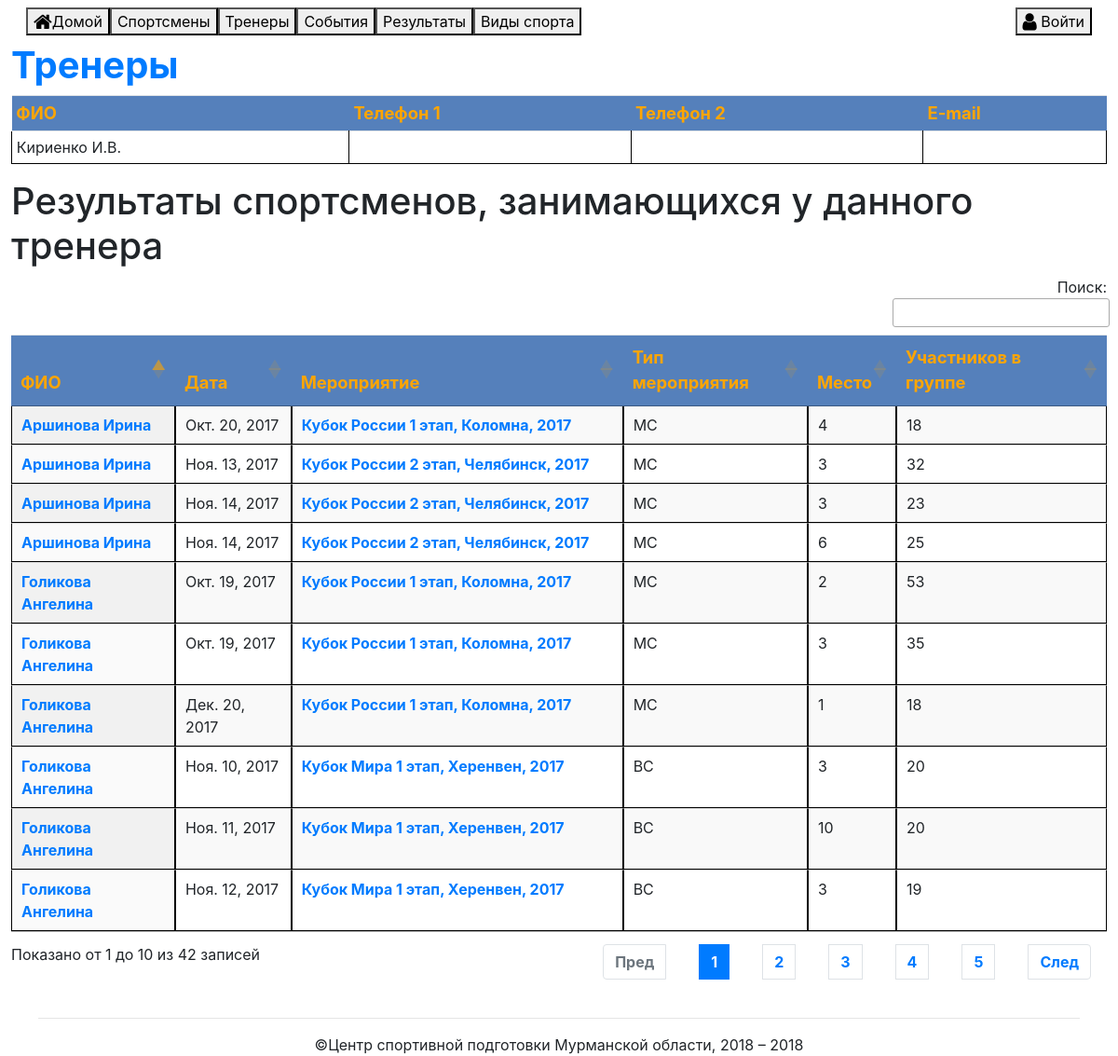
Page /trainer/376 on the earlier database version.
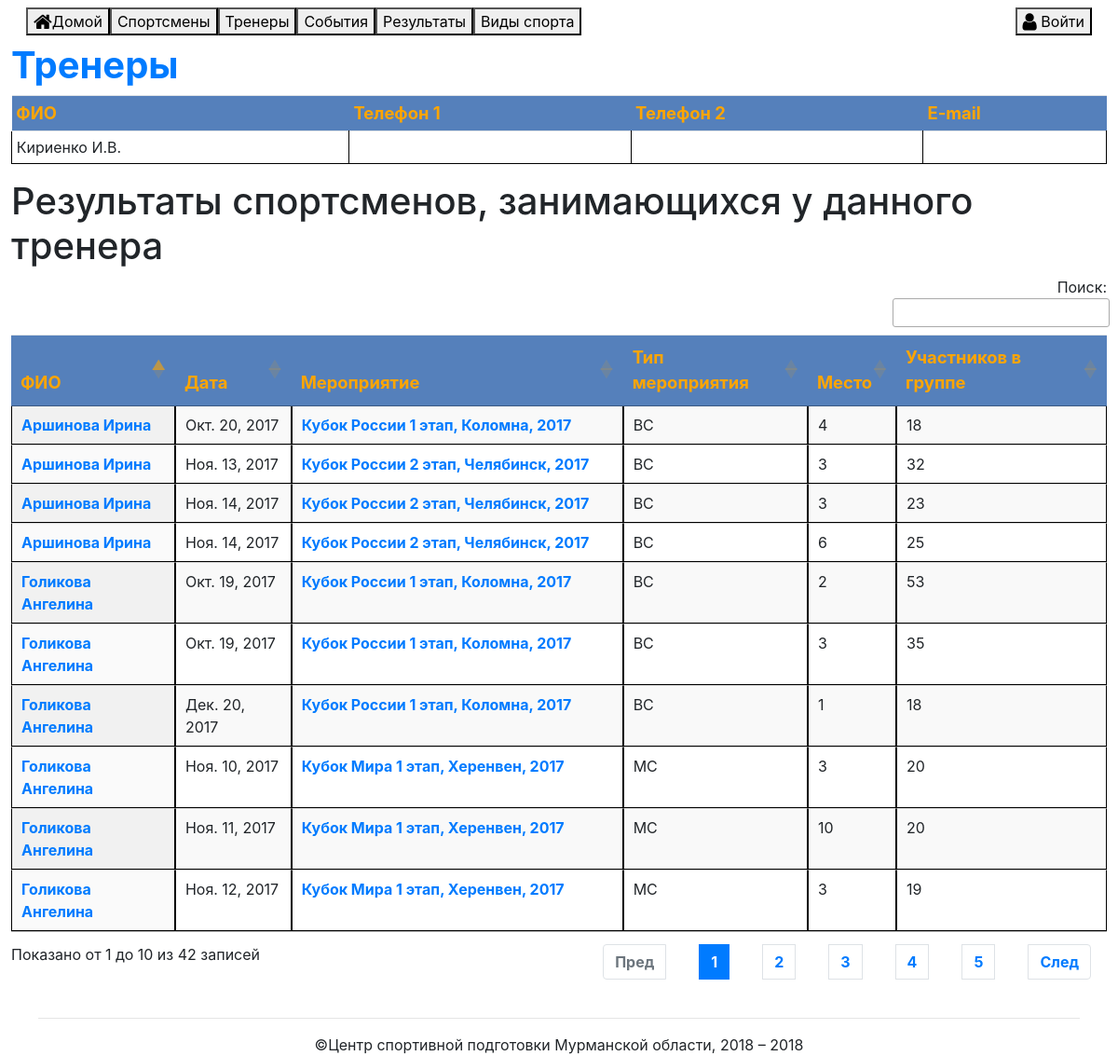
Same page on the later database version.
### sport_reserve/models.py (models this page shows, shortened)
class Trainer(Model):
    class Meta:
        verbose_name = "Тренер"
        verbose_name_plural = "Тренеры"
    FIO = CharField(verbose_name="Фамилия, Имя, Отчество", help_text="ФИО тренера", max_length=100)
    Phone1 = CharField(verbose_name="Рабочий телефон", blank=True, null=True, max_length=100)
    Phone2 = CharField(verbose_name="Мобильный телефон", blank=True, null=True, max_length=100)
    Email = CharField(verbose_name="e-mail", blank=True, null=True, max_length=100)

class Result(Model):
    class Meta:
        verbose_name = "Результат"
        verbose_name_plural = "Результаты"
    Event = ForeignKey(Event, verbose_name="Соревнование", related_name="Events",
                       on_delete=PROTECT)
    Sportsman = ForeignKey(Sportsman, verbose_name="Спортсмен", on_delete=PROTECT)
    Group = ForeignKey(Group, verbose_name="Группа", on_delete=PROTECT)
    Date = DateField(verbose_name="Дата результата")
    Place = IntegerField(verbose_name="Занятое место")
    PlaceComment = CharField(verbose_name="Занятое место (комментарии)", blank=True, null=True, max_length=100)
    Competitors = IntegerField(verbose_name="Количество участников")

class Sportsman(Model):
    class Meta:
        verbose_name = "Спортсмен"
        verbose_name_plural = "Спортсмены"
    FIO = CharField(verbose_name="Фамилия, Имя, Отчество", help_text="ФИО спортсмена", max_length=100)
    Photo = ImageField(upload_to=get_photo_path, verbose_name="Фото",
                       help_text="Фото спортсмена", null=True, blank=True)
    Birthday = DateField(verbose_name="День рождения", help_text="День рождения", null=True, blank=True)
    Sport = ForeignKey(Sport, verbose_name="Вид спорта", help_text="Вид спорта, которым занимается спортсмен",
                       on_delete=PROTECT, null=True)
    Degree = CharField(verbose_name="Разряд/звание", help_text="Разряд или звание, присвоенные спорстмену",
                       blank=True, null=True, max_length=100)
    AssignmentDate = DateField(verbose_name="Срок окончания трудового договора", blank=True, null=True)
    ParallelDate = DateField(verbose_name="Срок окончания параллельного зачета", blank=True, null=True)
    PersonalTrainer = ForeignKey(Trainer, verbose_name="Текущий тренер", on_delete=PROTECT, blank=True, null=True)
    Organisation = CharField(verbose_name="ФСО", help_text="Физкультурно-спортивная организация", blank=True, null=True,
                             max_length=100)

class Event(Model):
    class Meta:
        verbose_name = "Мерприятие"
        verbose_name_plural = "Мероприятия"
    Name = CharField(verbose_name="Название мероприятия", max_length=100)
    Place = ForeignKey(Place,
                       verbose_name="Место проведения",
                       help_text="Место проведения мероприятия или соревнования",
                       on_delete=PROTECT)
    Type = CharField(max_length=3, choices=EVENTTYPE_CHOICES,
                     verbose_name="Вид мероприятия",
                     help_text="Тренировочные, Всероссийские, Международные")
    Sport = ForeignKey(Sport,
                       verbose_name="Вид спорта",
                       help_text="Вид спорта", on_delete=PROTECT)
    Groups = ManyToManyField(Group, verbose_name="Группы",
                             help_text="Группы")
    AssignedTrainers = ManyToManyField(Trainer, verbose_name="Назначенный тренер", help_text="Назначенный тренер", blank=True)
    AssignedSportsmen = ManyToManyField(Sportsman, verbose_name="Назначенный спортсмен", help_text="Назначенные спортсмены", blank=True)
    Stage = CharField(verbose_name="Этап соревнований", null=True, blank=True, max_length=30)
    DateStart = DateField(verbose_name="Дата начала мероприятия")
    DateEnd = DateField(verbose_name="Дата окончания мероприятия")
    EKP = CharField(verbose_name="№ ЕКП", null=True, blank=True, max_length=30)
    FactCost = FloatField(verbose_name="Фактические расходы", null=True, blank=True)
    def __str__(self):
        return "{event.Name}, {event.Place}, {event.DateStart.year}".format(event=self)

### dictionary/models.py (models this page shows)
class Place(Model):
    class Meta:
        verbose_name = "Место"
        verbose_name_plural = "Места"
        ordering = ["Country", "Region", "City"]
    Country = CharField(verbose_name="Страна",
                        help_text="Страна проведения мероприятия или соревнования",
                        max_length=50)
    Region = CharField(verbose_name="Область",
                       help_text="Регион, область, республика, провинция...",
                       blank=True, null=True,
                       max_length=50)
    City = CharField(verbose_name="Город",
                     help_text="Населенный пункт (город)",
                     max_length=50)
    def __str__(self):
        return self.City

### sport_reserve/views.py (the view)
# urls.py: re_path(r'^trainer/(?P<pk>\d+)$', views.TrainerView.as_view(), name='trainer-detail'),
class TrainerView(DetailView):
    model = Trainer
    def get_context_data(self, **kwargs):
        context = super().get_context_data(**kwargs)
        context['result_list'] = Result.objects.filter(Sportsman__PersonalTrainer=kwargs['object'].id)
        return context

### sport_reserve/templates/sport_reserve/trainer_detail.html (shortened to what this page needs)
{% extends 'sport_reserve/base.html' %}
{% block content %}
    <h1><a href="{% url 'trainers' %}" alt="Вернуться к списку тренеров">Тренеры</a></h1>
<table class="table table-sm table-nowrap table-hover">
<tr>
    <th>ФИО</th>
    <th>Телефон 1</th>
    <th>Телефон 2</th>
    <th>E-mail</th>
</tr>
    <tr>
        {% if user.is_authenticated %}
        <td><a href="{% url 'admin:sport_reserve_trainer_change' object.id %} ">&nbsp;{{ object.FIO }}&nbsp;<i class="fa fa-lg fa-pencil"></i></a></td>
        {% else %}
        <td>{{ object.FIO }}</td>
        {% endif %}
        <td>{{ object.Phone1}}</td>
        <td>{{ object.Phone1}}</td>
        <td>{{ object.Email}}</td>
    </tr>
</table>
<h1>Результаты спортсменов, занимающихся у данного тренера</h1>
<table id="result" class="display table table-sm table-nowrap table-hover">
<thead>
    <th>ФИО</th>
    <th>Дата</th>
    <th>Мероприятие</th>
    <th>Тип мероприятия</th>
    <th>Место</th>
    <th>Участников в группе</th>
</thead>
<tbody>
{% for result in result_list %}
    <tr>
        <td><a href="{% url 'sportsman-detail' result.Sportsman_id %}">{{ result.Sportsman.FIO }}</a></td>
        <td>{{ result.Date|date }}</td>
        <td><a href="{% url 'event-detail' result.Event_id %}">{{ result.Event }}</a></td>
        <td>{{ result.Event.Type }}</td>
        <td>{{ result.Place }}</td>
        <td>{{ result.Competitors }}</td>
    </tr>
{% empty %}
    <p>В данный момент тренер не занимается ни одним из спортсменов</p>
{% endfor %}
</tbody>
</table>
{% endblock %}

### sport_reserve/templates/sport_reserve/base.html (shortened to what this page needs)
{% load staticfiles %}
<!DOCTYPE html>
<html lang="en">
<head>
    <link rel="stylesheet" href="{% static "/css/bootstrap.min.css" %}">
    <link rel="stylesheet" href="{% static "/css/fa/font-awesome.css" %}">
    <link rel="stylesheet" href="https://cdn.datatables.net/1.10.19/css/jquery.dataTables.min.css">
</head>
<body>
{% block header %}
<div class="header">
<nav class="navbar navbar-expand-md">
<div class="navbar-nav mr-auto">
    <a href="{% url 'home' %}"><button class="nav-item"><i class="fa fa-lg fa-home"></i>Домой</button></a>
    <a href="{% url 'sportsmen' %}"><button class="nav-item">Спортсмены</button></a>
    <a href="{% url 'trainers' %}"><button class="nav-item">Тренеры</button></a>
    <a href="{% url 'events' %}"><button class="nav-item">События</button></a>
    <a href="{% url 'results' %}"><button class="nav-item">Результаты</button></a>
    <a href="{% url 'sports' %}"><button class="nav-item">Виды спорта</button></a>
</div>
<div class="navbar-nav nav-flex-icons">
{% if user.is_authenticated %}
    {% url 'admin:logout' as logout %}
    {% url 'admin:index' as adm %}
    Текущий пользователь: {{ user.first_name|lower|capfirst }} {{ user.last_name|lower|capfirst }} ({{ user }}).&nbsp;
    <a href="{{ adm }}"><button><i class="fa fa-lg fa-user"></i></button></a>
    <a href="{{ logout }}?next={{request.path }}"><button class="nav-item"><i class="fa fa-lg fa-lock"></i>&nbsp;Выйти</button></a>
{% else %}
    {% url 'admin:login' as login %}
    <a href="{{ login }}?next={{request.path }}"><button class="nav-item"><i class="fa fa-lg fa-user"></i>&nbsp;Войти</button></a>
{% endif %}
</div>
</nav>
</div>
{%  endblock %}
{% block content %}
{% endblock %}
{% block footer %}
<div class="footer">
<hr width="95%">
<div align="center">&copy;Центр спортивной подготовки Мурманской области, 2018 &ndash; {% now "Y" %}</div>
</div>
{% endblock %}
</body>
</html>

### sport_reserve/templates/sport_reserve/base.html (style rules this page uses)
table { width: 99% }
table td { border: 1px black solid;margin: 0; }
th { background-color: #5580bb; color: orange; font-weight: bold; font-size: 1.15em; alignment: center; padding: 0.25em; }
td { padding: 0.15em; }
a { font-weight: bolder; font-size: 1em; }
body { alignment: center; margin-left: 1%; margin-right: 1%; }

Differences in the rows shown:
changed through a linked row, Result "Окт. 20, 2017": Event.Type "МС" → "ВС"
changed through a linked row, Result "Ноя. 13, 2017": Event.Type "МС" → "ВС"
changed through a linked row, Result (number 3 of 10 on the later page): Event.Type "МС" → "ВС"
changed through a linked row, Result (number 4 of 10 on the later page): Event.Type "МС" → "ВС"
changed through a linked row, Result (number 5 of 10 on the later page): Event.Type "МС" → "ВС"
changed through a linked row, Result (number 6 of 10 on the later page): Event.Type "МС" → "ВС"
changed through a linked row, Result "Дек. 20, 2017": Event.Type "МС" → "ВС"
changed through a linked row, Result "Ноя. 10, 2017": Event.Type "ВС" → "МС"
changed through a linked row, Result "Ноя. 11, 2017": Event.Type "ВС" → "МС"
changed through a linked row, Result "Ноя. 12, 2017": Event.Type "ВС" → "МС"
